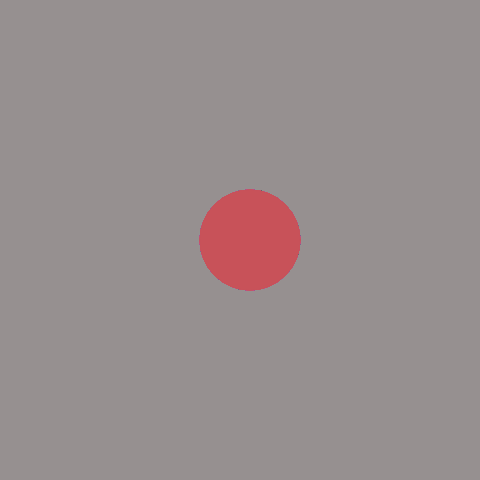
Frame 1 (no input)
Frame 60 (no input): identical to frame 1, image omitted
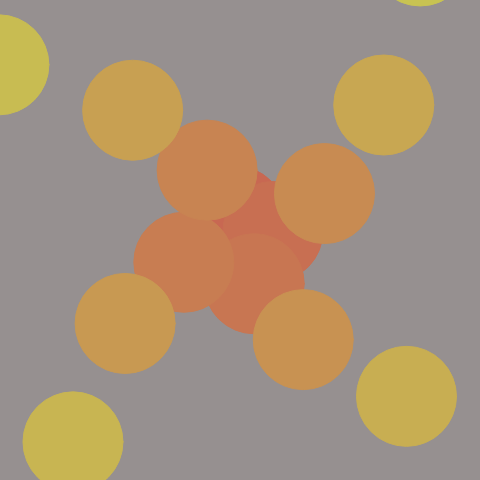
Frame 120 (the mouse pressed at the canvas centre since frame 60)

The p5.js sketch that drew these frames (run headless with seeded random() and noise() and a simulated clock; from frame 60 on, the mouse is pressed at the canvas centre):

// p5.js sketch
// ── sketch.js
var angle = 0;
var circleX = 0;
var circleY = 0;
var length = 10;
var circleSize = 100;
function setup() {
	createCanvas(480, 480);
	colorMode(HSB, 255);
}

function draw() {
	background(0, 10, 150);
	var numberOfCircles = 100;
	var twoPI = Math.PI * 2;
	length = 10;
	for(  var index = 0; index < numberOfCircles; index = index + 1){
		length = length + (index * mouseX * 0.01);
		var segAngle = index/numberOfCircles;
		var angle = segAngle * (twoPI * mouseY * 0.1);
		stroke(segAngle * 255, 150, 200);
		fill(segAngle * 255, 150, 200);
		circleX = Math.cos(angle) * length + width/2;
		circleY = Math.sin(angle) * length + height/2;

		ellipse(circleX, circleY, circleSize, circleSize);
	}
}
